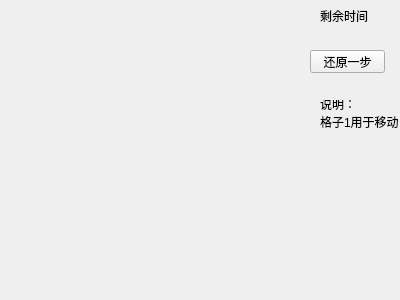
<?xml version="1.0" encoding="UTF-8"?>
<ui version="4.0">
 <class>Widget</class>
 <widget class="QWidget" name="Widget">
  <property name="geometry">
   <rect>
    <x>0</x>
    <y>0</y>
    <width>400</width>
    <height>300</height>
   </rect>
  </property>
  <property name="windowTitle">
   <string>拼图</string>
  </property>
  <widget class="QLabel" name="label">
   <property name="geometry">
    <rect>
     <x>320</x>
     <y>10</y>
     <width>90</width>
     <height>12</height>
    </rect>
   </property>
   <property name="text">
    <string>剩余时间</string>
   </property>
  </widget>
  <widget class="QPushButton" name="pushButton">
   <property name="geometry">
    <rect>
     <x>310</x>
     <y>50</y>
     <width>75</width>
     <height>23</height>
    </rect>
   </property>
   <property name="text">
    <string>还原一步</string>
   </property>
  </widget>
  <widget class="QLabel" name="label_2">
   <property name="geometry">
    <rect>
     <x>320</x>
     <y>100</y>
     <width>90</width>
     <height>40</height>
    </rect>
   </property>
   <property name="text">
    <string>说明：
格子1用于移动
</string>
   </property>
  </widget>
 </widget>
 <layoutdefault spacing="6" margin="11"/>
 <resources/>
 <connections/>
</ui>
